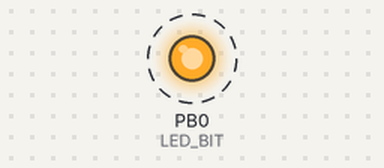
A program run on a simulated ATmega128, built with avr-gcc and emulated at 16 MHz. Shown: output pins drawn as LEDs (lit = HIGH). Dashed ring = blinking.

Above: at 0.2 s.
Timing chart, 0 to 3.0 s (numbered marks = the images above):
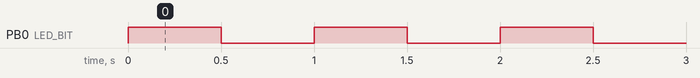

Measured:
- by itself, PB0 (LED_BIT): alternates HIGH for 0.50 s and LOW for 0.50 s

The program:

main.c
```c
/*
 * 5장: avr-gcc로 직접 빌드하는 Blink (아두이노 우노, ATmega128 공용)
 *
 *   make flash                      우노 (부트로더)
 *   make flash BOARD=m128           ATmega128 (USBasp)
 *
 * LED 위치
 *   우노:      D13 = PB5 (보드 내장 LED)
 *   ATmega128: 키트마다 다르다. 여기서는 PB0에 LED가 있다고 가정한다.
 *              키트 회로도를 보고 LED_DDR, LED_PORT, LED_BIT를 바꾼다.
 */
#include <avr/io.h>
#include <util/delay.h>     /* _delay_ms(): F_CPU 값으로 지연 시간을 계산한다 */

#if defined(__AVR_ATmega128__) || defined(__AVR_ATmega128A__)
#define LED_DDR   DDRB
#define LED_PORT  PORTB
#define LED_BIT   PB0
#else
#define LED_DDR   DDRB
#define LED_PORT  PORTB
#define LED_BIT   PB5
#endif

int main(void)
{
    LED_DDR |= (1 << LED_BIT);

    for (;;) {
        LED_PORT ^= (1 << LED_BIT);
        _delay_ms(500);
    }
}
```
